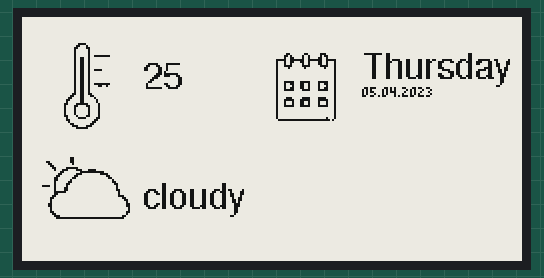
Simulated run of this program. Board: Seeed XIAO ESP32-C3. Shown: 250×122 one-colour display. WiFi joins after 1.5 s; servers stay silent unless stated; random numbers use the default seed unless the program sets one; no MQTT or app messages arrive unless stated; what the program prints to the serial monitor is not drawn.

Above: at 2.3 s.

The program:

main.cpp
```cpp
/*
        _          _ ______ _____ _____
       (_)        | |  ____|  __ \_   _|
  _ __  ___  _____| | |__  | |  | || |
 | '_ \| \ \/ / _ \ |  __| | |  | || |
 | |_) | |>  <  __/ | |____| |__| || |_
 | .__/|_/_/\_\___|_|______|_____/_____|
 | |
 |_|

www.pixeledi.eu | https://linktr.ee/pixeledi
E-INK| V1.0 | 04.2023

*/

#include <Arduino.h>
#include <ArduinoJson.h>
#include "wifimqtt.h"
#include "einkimage.h"

unsigned long previousMillis = millis();

#include <GxEPD2_BW.h> // including both doesn't use more code or ram
#include <GxEPD2_3C.h> // including both doesn't use more code or ram
#include <Fonts/FreeMonoBold9pt7b.h>
#include <Fonts/FreeSans9pt7b.h>
#include <Fonts/TomThumb.h>

GxEPD2_BW<GxEPD2_213_B74, GxEPD2_213_B74::HEIGHT> display(GxEPD2_213_B74(/*CS=5*/ 5, /*DC=*/2, /*RST=*/3, /*BUSY=*/4)); // GDEM0213B74 128x250, SSD1680

void helloWorld_minimum(String einkText)
{
  display.init();
  display.setRotation(1);
  display.setFullWindow();

  do
  {

    display.fillScreen(GxEPD_WHITE);
    display.drawInvertedBitmap(0, 0, eink_image, 250, 128, GxEPD_BLACK);

    display.setFont(&FreeSans9pt7b);
    display.setTextColor(GxEPD_BLACK);
    display.setCursor(60,35);
    display.print("25");

    display.setCursor(60,95);
    display.print("cloudy");

    display.setFont(&FreeSans9pt7b);
    display.setTextColor(GxEPD_BLACK);
    display.setCursor(170, 30);
    display.print("Thursday");
    display.setFont(&TomThumb);
    display.setCursor(170,40);
    display.print("05.04.2023");

  } while (display.nextPage());
}

void setup()
{
  Serial.begin(115200);

  helloWorld_minimum("Hello pixelEDI");

  connectAP();
  client.setServer(mqtt_server, 1883);
  client.setCallback(callback);
}

void loop()
{
  if (!client.connected())
  {
    reconnect();
  }
  if (!client.loop())
    client.connect("ESP32Weather");

  unsigned long currentMillis = millis();

  if (currentMillis - previousMillis >= (1000 * 3))
  {

    previousMillis = currentMillis;
    Serial.println("blink");
  }
}
```

credentials.h
```cpp
const char* ssid     = "yourssid";
const char* password = "yourpassword";
```

wifimqtt.h
```cpp
#include <Arduino.h>
#include <WiFi.h>
#include <PubSubClient.h>
#include "credentials.h"

// MQTT
String clientId = "ESP32-";
const char *mqtt_server = "5.75.238.225";
const char *mqtt_user = "pixeledi";
const char *mqtt_password = "noderedkurs#2023";;
WiFiClient espClient;
PubSubClient client(espClient);

void reconnect()
{
  while (!client.connected())
  {
    Serial.print("Attempting MQTT connection...");
    // Attempt to connect
    clientId += String(random(0xffff), HEX);
    if (client.connect(clientId.c_str(), mqtt_user, mqtt_password))
    {
      Serial.println("connected");
      // for this example not necessary
      // client.subscribe("topic");
    }
    else
    {
      Serial.print("failed, rc=");
      Serial.print(client.state());
      Serial.println(" try again in 5 seconds");
      // Wait 5 seconds before retrying
      delay(5000);
    }
  }
}

void callback(char *topic, byte *message, unsigned int length)
{
  Serial.print("Message arrived on topic: ");
  Serial.print(topic);
  Serial.print(". Message: ");
  String messageTemp;

  for (int i = 0; i < length; i++)
  {
    Serial.print((char)message[i]);
    messageTemp += (char)message[i];
  }
  Serial.println();

  if (String(topic) == "topic")
  {
    // action
  }
}

void connectAP()
{

  Serial.println("Connecting to WiFi..");
  WiFi.begin(ssid, password);

  int cnt = 0;
  while (WiFi.status() != WL_CONNECTED)
  {
    delay(1000);
    Serial.print(".");
    cnt++;

    if (cnt > 30)
      ESP.restart();
  }
  Serial.println(WiFi.localIP());
}
```

Source omitted: einkimage.h (data table, 25167 bytes)
